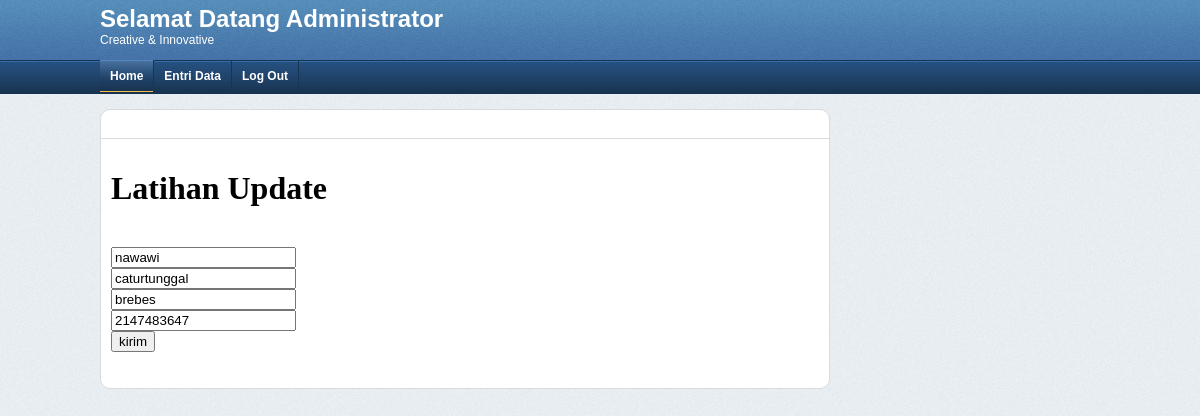
The app's page /index.php?page=update&id=1 (signed in) with its own data.
### tables this page shows
CREATE TABLE `temankelas` (
  `id_teman` int(5) NOT NULL,
  `nama` varchar(50) NOT NULL,
  `alamatkost` text NOT NULL,
  `asal` text NOT NULL,
  `nomorhp` int(15) NOT NULL
);

### update.php (the view, shortened to what this page needs)
<html>
     <head>
     </head>
     <body>
        <?php
            include("koneksi.php");
            $sql = "SELECT * FROM temankelas ";
            $sql.= "WHERE id_teman =".$_GET['id'];
            $hasil = mysqli_query($koneksi,$sql) or exit("Error query : <b>".$sql."</b>.");
            $data = mysqli_fetch_assoc($hasil);
        ?>
        <h1>Latihan Update</h1>
         <form action="update_proses.php" method="POST">
?>" /><br>
            <input type="text" name="nama" value="<?php echo $data['nama'];
?>" placeholder="isikan nama"><br>
            <input type="text" name="alamat" value="<?php echo $data['alamatkost'];
?>" placeholder="isikan alamat kost"><br>
            <input type="text" name="asal" value="<?php echo $data['asal'];
?>" placeholder="isikan daerah asal"><br>
            <input type="text" name="nomorhp" value="<?php echo $data['nomorhp'];
?>" placeholder="isikan nomor HP"><br>
            <input type="submit" name="kirim" value="kirim">
         </form>
     </body>
 </html>

### asset/css/style.css (style rules this page uses)
body { padding:0px; margin:0px; text-decoration:none; background-image: url(../images/bg_body.png); background-repeat: repeat; }

### records on screen
temankelas: nama "nawawi", alamat "caturtunggal", asal "brebes", nomorhp "2147483647"
